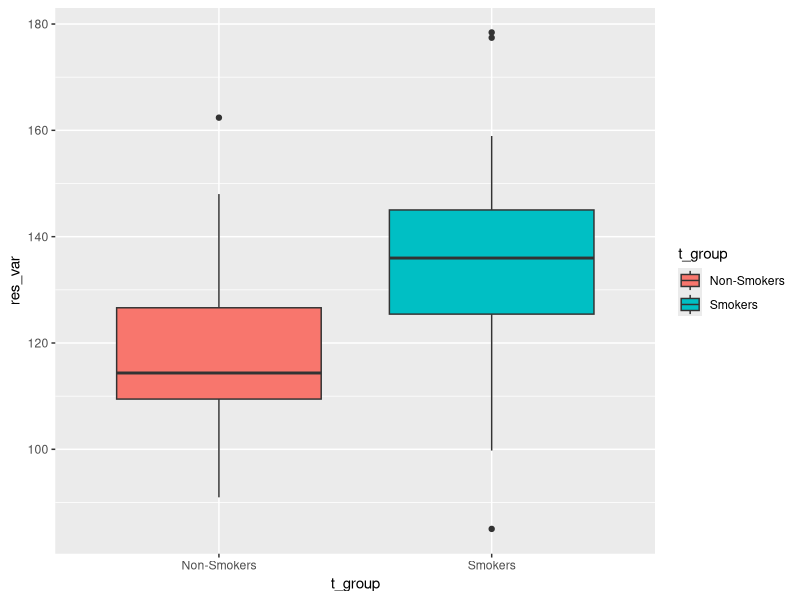
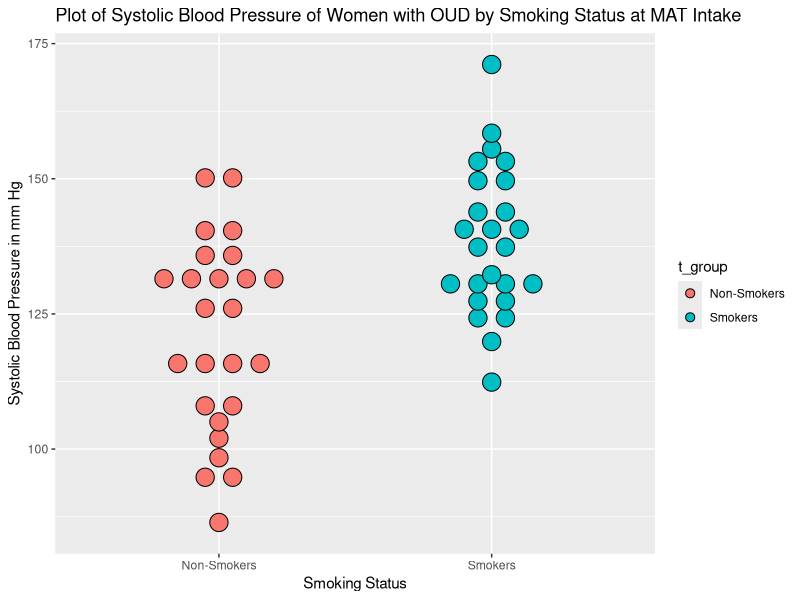

Source code (R) for these figures, in order:
## ---- chunk 1
library(dplyr)
library(ggplot2)
## ---- chunk 2
# Step 1: 
# ----------------------------------
# FUNCTION sim_ano_data
# description:A simulation of systolic blood pressure scores among 2 groups (each with n=25 women with opioid disorders) where one group is comprised of smokers and 1 group is comprised of non-smokers.
# inputs: the parameters for the systolic blood pressure scores 
# outputs: the random normal distribution of the systolic blood pressures
####################################
n_size = c(25,25)
n_mean = c(136,121)
n_sd =c(16.942,15.49)
n_name = c("Smokers","Non-Smokers")

sim_ano_data <- function(n_group =2,n_name = c("Smokers","Non-Smokers"),n_size= c(25,25),n_mean = c(136,121),n_sd =c(17,15)) {
# Sophie Kogut helped me with this!  
  t_group <- rep(n_name, n_size)
  
  id <- 1:50
  
  res_var <- c(rnorm(n=n_size[1], mean=n_mean[1],sd=n_sd[1]),rnorm(n=n_size[2],mean=n_mean[2],sd=n_sd[2]))
  
  ano_data <- data.frame(id,t_group, res_var)
  return(ano_data)
  
}  
ano_data2 <- sim_ano_data()

# returns the ano_data, step one in the list given in pseudocode. 

 # end of sim_ano_data
# ----------------------------------
# Step 2: 
# ----------------------------------
# FUNCTION calc_anova
# description: drawing down from above: ano_data informs the ANOVA
# inputs: data from above chunk: the individual, group (t_group) and the response variable
# outputs: ANOVA model for smokers vs nonsmokers
####################################: 
# ano_model <- aov(res_var~t_group, data=ano_data)
calc_anova <- function(ano_data=ano_data2) {
  
ano_model <- aov(res_var~t_group, data=ano_data)
# calling data from above
summary(ano_model)
 }

calc_anova()

 # end of: calc_anova
# ----------------------------------
# Step 3: 
# ----------------------------------
# FUNCTION summarize_output
# description:create summary from my ANOVA from above
# inputs: I am using my ano_model 
# outputs: I get out my F-statistic that I can use to test for significance.
####################################
output2 <- calc_anova()
summarize_output <- function(output=output2, ano_data=ano_data2) {
  p <- summary(output)
  means <- aggregate (res_var~t_group, data=ano_data, FUN=mean)
  ano_sum <- list(Fval = as.numeric(unlist(output)[7]),
                  probF=as.numeric(unlist(output)[9]))
  summary_anova <- c(ano_sum, means)
  return(summary_anova)

# Sophie helped me write this section of script and I replaced with my own data and parameters.

} 
summarize_output()
# end of summarize_output
# ----------------------------------
# Step 4: 
# ----------------------------------
# FUNCTION graph_results
# description:description
# inputs: input_description
# outputs: output_description
####################################
graph_results <- function(data=ano_data2) {
ano_plot <- ggplot(data=data,
                   aes(x=t_group,
                       y=res_var,
                       fill=t_group)) +
                      geom_boxplot()
print(ano_plot)
}

graph_results()
 # end of graph_results
# ----------------------------------
# ANOVA
ano_model <- aov(res_var~t_group, data=ano_data2)
# res_var as a function of ano_data
print(ano_model)
print(summary(ano_model))
z <- summary(ano_model)
str(z)
aggregate(res_var~t_group,data=ano_data2,FUN=mean)
print(z)
## ---- chunk 3
# Trying a new graph out
####################################
sim_ano_data <- function(n_group =2, # non-smokers and smokers
                         n_name = c("Smokers","Non-Smokers"),
                         n_size= c(25,25),
                         n_mean = c(136,121),
                         n_sd =c(16.942,15.49)) {
  t_group <- rep(n_name, n_size)
  id <- 1:(sum(n_size))
  
  res_var <- c(rnorm(n=n_size[1], mean = n_mean[1], sd=n_sd[1]),
               rnorm(n=n_size[2], mean=n_mean[2], sd=n_sd[2]))
  ano_data <- data.frame(id, t_group, res_var)
  return(ano_data)
} 
smoker_data <- sim_ano_data()

matrix_bp <- data.matrix(smoker_data)
print(matrix_bp)
smoker_dotplot <- ggplot(smoker_data, aes(x=t_group, y=res_var, fill=t_group)) + 
  geom_dotplot(binaxis ="y", stackdir = "center", stackratio=1.5, dotsize=1.2) + labs(title="Plot of Systolic Blood Pressure of Women with OUD by Smoking Status at MAT Intake",x="Smoking Status", y = "Systolic Blood Pressure in mm Hg")

print(smoker_dotplot)
# from stackoverflow
